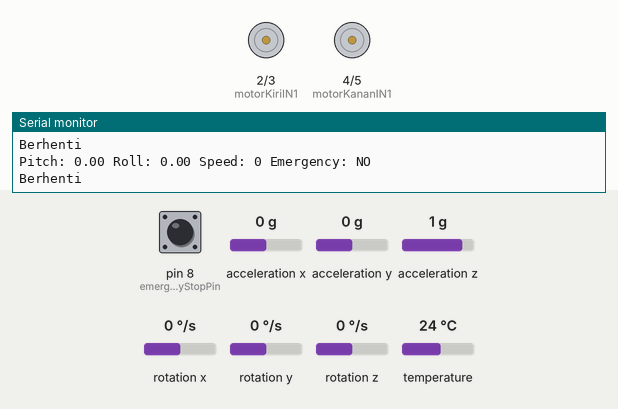
This program was run on a simulated Arduino Uno, built with avr-gcc and run on an emulated ATmega328P. Shown: motor-driver pin pairs drawn as motors (green arrow = first pin HIGH = forward, orange = second pin HIGH = backward, longer = more drive, scaled by the enable pin), the last lines printed to the serial monitor. The test bench sets the inputs (shaded band); at power-on: acceleration x 0 g, pin 8 (emergencyStopPin) HIGH, acceleration y 0 g, acceleration z 1 g, rotation x 0 °/s, rotation y 0 °/s, rotation z 0 °/s, temperature 24 °C.

Above: at 4.6 s.
4.7 s: acceleration x set to -0.2 g
At 7.5 s:
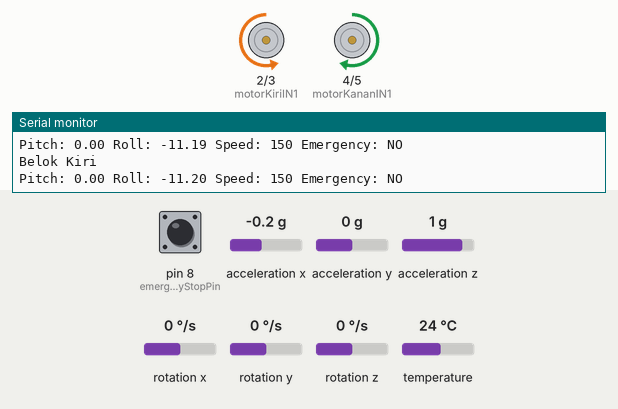
7.7 s: acceleration x set to 0.8 g
At 9.0 s:
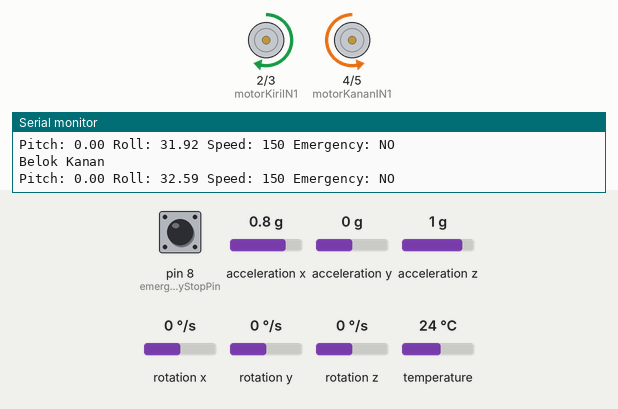
10.7 s: pin 8 (emergencyStopPin) pulled LOW for 0.15 s
At 10.96 s:
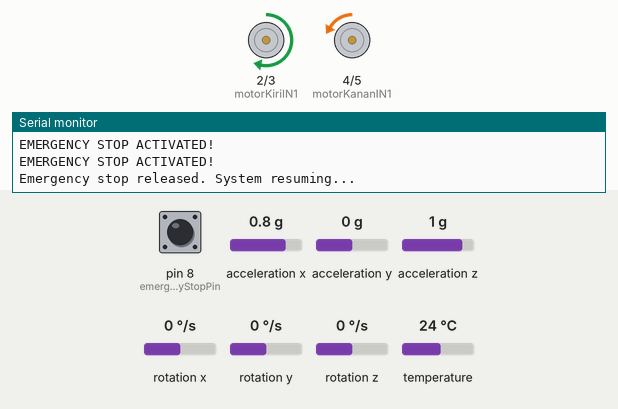
13.7 s: acceleration y set to -0.3 g
At 15.4 s:
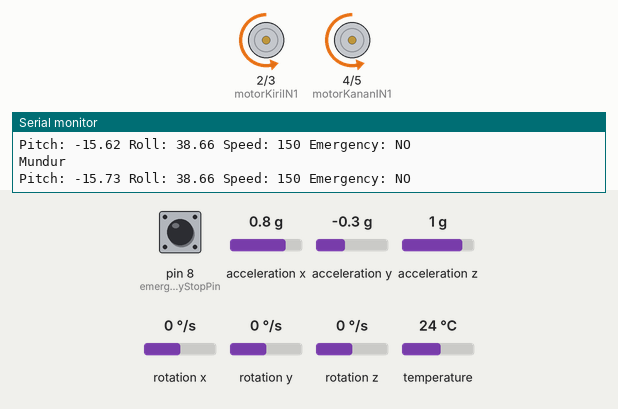
15.7 s: pin 8 (emergencyStopPin) pulled LOW for 0.15 s
At 15.81 s:
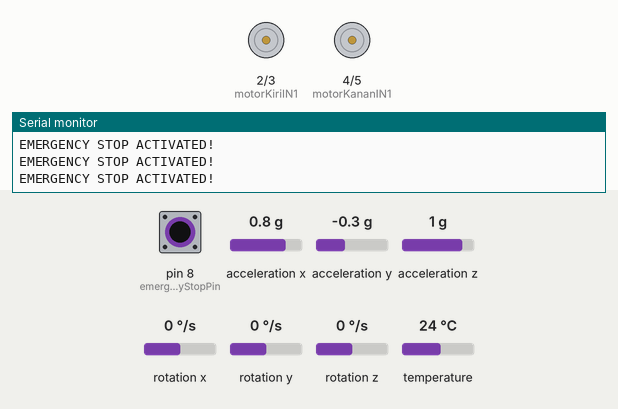
18.7 s: acceleration y set to 0.8 g
At 20.3 s:
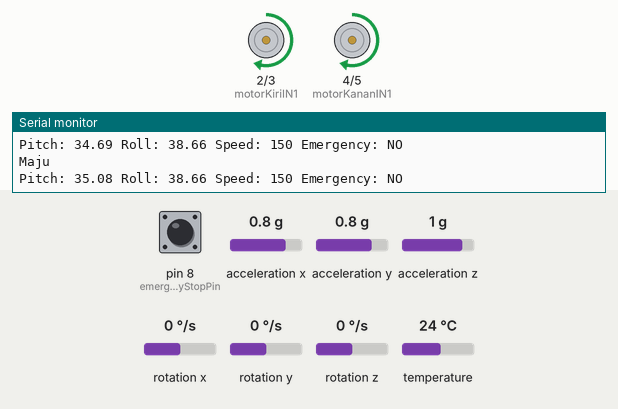
Timing chart, 0 to 21.6 s (numbered marks = the images above; inputs shaded):
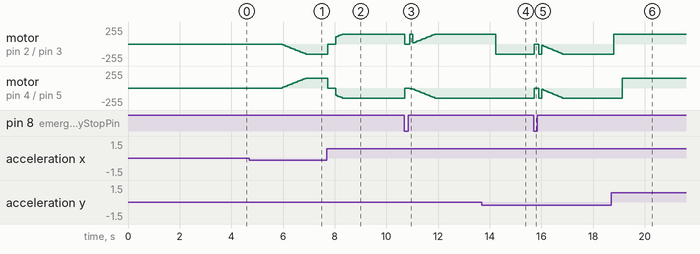

The program:

main.cpp
```cpp
#include <Arduino.h>
#include <Wire.h>
#include <Adafruit_MPU6050.h>
#include <Adafruit_Sensor.h>

// Pin definitions for left motor driver (L298N)
const int motorKiriIN1 = 2;   // IN1 for left motor
const int motorKiriIN2 = 3;   // IN2 for left motor
const int motorKiriEN = 9;    // ENA (PWM) for left motor

// Pin definitions for right motor driver (L298N)
const int motorKananIN1 = 4;  // IN1 for right motor
const int motorKananIN2 = 5;  // IN2 for right motor
const int motorKananEN = 10;  // ENB (PWM) for right motor

// Emergency stop button pin (add physical button)
const int emergencyStopPin = 8;

// Safety and control parameters
const int thresholdMaju = 10;     // Forward tilt threshold
const int thresholdMundur = -10;  // Backward tilt threshold
const int thresholdBelok = 10;    // Left/Right tilt threshold
const int maxSpeed = 150;         // Maximum motor speed
const int minSpeed = 50;          // Minimum motor speed
const int speedRampStep = 10;     // Speed change per cycle
const unsigned long timeoutMs = 1000;  // Stop if no valid signal for 1 second
const unsigned long emergencyTimeoutMs = 5000; // Emergency stop after 5 seconds

// MPU6050 object
Adafruit_MPU6050 mpu;

// Global variables for safety and control
unsigned long lastValidSignal = 0;
unsigned long lastEmergencyCheck = 0;
int currentSpeed = 0;
bool emergencyStopActive = false;
bool sensorError = false;

// Calibration variables
float pitchOffset = 0;
float rollOffset = 0;
bool isCalibrated = false;

// Function to move forward with speed ramping
void maju(int targetSpeed) {
  if (currentSpeed < targetSpeed) {
    currentSpeed = min(currentSpeed + speedRampStep, targetSpeed);
  }

  digitalWrite(motorKiriIN1, HIGH);
  digitalWrite(motorKiriIN2, LOW);
  analogWrite(motorKiriEN, currentSpeed);

  digitalWrite(motorKananIN1, HIGH);
  digitalWrite(motorKananIN2, LOW);
  analogWrite(motorKananEN, currentSpeed);
}

// Function to move backward with speed ramping
void mundur(int targetSpeed) {
  if (currentSpeed < targetSpeed) {
    currentSpeed = min(currentSpeed + speedRampStep, targetSpeed);
  }

  digitalWrite(motorKiriIN1, LOW);
  digitalWrite(motorKiriIN2, HIGH);
  analogWrite(motorKiriEN, currentSpeed);

  digitalWrite(motorKananIN1, LOW);
  digitalWrite(motorKananIN2, HIGH);
  analogWrite(motorKananEN, currentSpeed);
}

// Function to turn left with speed ramping
void belokKiri(int targetSpeed) {
  if (currentSpeed < targetSpeed) {
    currentSpeed = min(currentSpeed + speedRampStep, targetSpeed);
  }

  digitalWrite(motorKiriIN1, LOW);
  digitalWrite(motorKiriIN2, HIGH);
  analogWrite(motorKiriEN, currentSpeed);

  digitalWrite(motorKananIN1, HIGH);
  digitalWrite(motorKananIN2, LOW);
  analogWrite(motorKananEN, currentSpeed);
}

// Function to turn right with speed ramping
void belokKanan(int targetSpeed) {
  if (currentSpeed < targetSpeed) {
    currentSpeed = min(currentSpeed + speedRampStep, targetSpeed);
  }

  digitalWrite(motorKiriIN1, HIGH);
  digitalWrite(motorKiriIN2, LOW);
  analogWrite(motorKiriEN, currentSpeed);

  digitalWrite(motorKananIN1, LOW);
  digitalWrite(motorKananIN2, HIGH);
  analogWrite(motorKananEN, currentSpeed);
}

// Function to stop with speed ramping
void berhenti() {
  if (currentSpeed > 0) {
    currentSpeed = max(currentSpeed - speedRampStep, 0);
  }

  digitalWrite(motorKiriIN1, LOW);
  digitalWrite(motorKiriIN2, LOW);
  analogWrite(motorKiriEN, currentSpeed);

  digitalWrite(motorKananIN1, LOW);
  digitalWrite(motorKananIN2, LOW);
  analogWrite(motorKananEN, currentSpeed);
}

// Emergency stop function
void emergencyStop() {
  currentSpeed = 0;
  digitalWrite(motorKiriIN1, LOW);
  digitalWrite(motorKiriIN2, LOW);
  analogWrite(motorKiriEN, 0);

  digitalWrite(motorKananIN1, LOW);
  digitalWrite(motorKananIN2, LOW);
  analogWrite(motorKananEN, 0);

  Serial.println("EMERGENCY STOP ACTIVATED!");
}

// Calibration function
void calibrateSensor() {
  Serial.println("Calibrating sensor... Keep the device level and still.");
  delay(2000);

  float pitchSum = 0;
  float rollSum = 0;
  const int calibrationSamples = 100;

  for (int i = 0; i < calibrationSamples; i++) {
    sensors_event_t a, g, temp;
    mpu.getEvent(&a, &g, &temp);

    float pitch = atan2(a.acceleration.y, a.acceleration.z) * (180.0 / PI);
    float roll = atan2(a.acceleration.x, a.acceleration.z) * (180.0 / PI);

    pitchSum += pitch;
    rollSum += roll;
    delay(10);
  }

  pitchOffset = pitchSum / calibrationSamples;
  rollOffset = rollSum / calibrationSamples;
  isCalibrated = true;

  Serial.print("Calibration complete. Pitch offset: ");
  Serial.print(pitchOffset);
  Serial.print(" Roll offset: ");
  Serial.println(rollOffset);
}

// Check for emergency conditions
bool checkEmergencyConditions() {
  // Check emergency stop button
  if (digitalRead(emergencyStopPin) == LOW) {
    emergencyStopActive = true;
    return true;
  }

  // Check for sensor timeout
  if (millis() - lastValidSignal > timeoutMs) {
    Serial.println("WARNING: Sensor timeout detected!");
    return true;
  }

  // Check for extended emergency timeout
  if (millis() - lastEmergencyCheck > emergencyTimeoutMs) {
    Serial.println("EMERGENCY: Extended timeout - stopping for safety!");
    return true;
  }

  return false;
}

void setup() {
  // Initialize serial communication for debugging
  Serial.begin(9600);
  Serial.println("Wheelchair Control System Starting...");

  // Initialize emergency stop button
  pinMode(emergencyStopPin, INPUT_PULLUP);

  // Initialize I2C communication
  Wire.begin();

  // Initialize MPU6050
  if (!mpu.begin()) {
    Serial.println("CRITICAL ERROR: Failed to find MPU6050 chip");
    sensorError = true;
    emergencyStop();
    while (1) {
      delay(100);
    }
  }

  // Configure MPU6050 settings
  mpu.setAccelerometerRange(MPU6050_RANGE_8_G);
  mpu.setGyroRange(MPU6050_RANGE_500_DEG);
  mpu.setFilterBandwidth(MPU6050_BAND_21_HZ);

  Serial.println("MPU6050 Found! Starting calibration...");

  // Set pin modes for motor control
  pinMode(motorKiriIN1, OUTPUT);
  pinMode(motorKiriIN2, OUTPUT);
  pinMode(motorKiriEN, OUTPUT);
  pinMode(motorKananIN1, OUTPUT);
  pinMode(motorKananIN2, OUTPUT);
  pinMode(motorKananEN, OUTPUT);

  // Initial stop
  emergencyStop();

  // Calibrate sensor
  calibrateSensor();

  Serial.println("System ready! Press emergency stop button to stop.");
  lastValidSignal = millis();
  lastEmergencyCheck = millis();
}

void loop() {
  // Check emergency conditions first
  if (checkEmergencyConditions()) {
    emergencyStop();
    return;
  }

  // Reset emergency stop if button is released
  if (digitalRead(emergencyStopPin) == HIGH && emergencyStopActive) {
    emergencyStopActive = false;
    Serial.println("Emergency stop released. System resuming...");
    lastValidSignal = millis();
    lastEmergencyCheck = millis();
  }

  // Get sensor events
  sensors_event_t a, g, temp;
  if (!mpu.getEvent(&a, &g, &temp)) {
    Serial.println("ERROR: Failed to read sensor data");
    sensorError = true;
    emergencyStop();
    return;
  }

  sensorError = false;

  // Calculate pitch and roll with calibration offset
  float pitch = atan2(a.acceleration.y, a.acceleration.z) * (180.0 / PI) - pitchOffset;
  float roll = atan2(a.acceleration.x, a.acceleration.z) * (180.0 / PI) - rollOffset;

  // Apply low-pass filter (simple moving average)
  static float filteredPitch = 0;
  static float filteredRoll = 0;
  const float filterAlpha = 0.1;

  filteredPitch = filterAlpha * pitch + (1 - filterAlpha) * filteredPitch;
  filteredRoll = filterAlpha * roll + (1 - filterAlpha) * filteredRoll;

  // Determine target speed based on tilt magnitude
  int targetSpeed = minSpeed;
  if (abs(filteredPitch) > thresholdMaju || abs(filteredRoll) > thresholdBelok) {
    targetSpeed = maxSpeed;
  }

  // Improved control logic with priority system
  bool commandExecuted = false;

  // Priority 1: Forward/Backward (higher priority)
  if (filteredPitch > thresholdMaju) {
    maju(targetSpeed);
    Serial.println("Maju");
    commandExecuted = true;
  } else if (filteredPitch < thresholdMundur) {
    mundur(targetSpeed);
    Serial.println("Mundur");
    commandExecuted = true;
  }

  // Priority 2: Left/Right (only if no forward/backward command)
  if (!commandExecuted) {
    if (filteredRoll > thresholdBelok) {
      belokKanan(targetSpeed);
      Serial.println("Belok Kanan");
    } else if (filteredRoll < -thresholdBelok) {
      belokKiri(targetSpeed);
      Serial.println("Belok Kiri");
    } else {
      berhenti();
      Serial.println("Berhenti");
    }
  }

  // Update timestamps
  lastValidSignal = millis();
  lastEmergencyCheck = millis();

  // Debugging output
  Serial.print("Pitch: ");
  Serial.print(filteredPitch);
  Serial.print(" Roll: ");
  Serial.print(filteredRoll);
  Serial.print(" Speed: ");
  Serial.print(currentSpeed);
  Serial.print(" Emergency: ");
  Serial.println(emergencyStopActive ? "YES" : "NO");

  // Safety delay
  delay(50);
}
```

Measured:
- the behaviour switches between -0.1 and -0.2 g on acceleration x (found by bisection; images 0 and 1)
- the behaviour switches between -0.1 and -0.2 g on acceleration y (found by bisection; images 3 and 4)
- after the input at 4.7 s, motor on pin 2 (motorKiriIN1) / pin 3 (motorKiriIN2): moves from stopped to backward 150/255 over 0.91 s, starting after 1.3 s; motor on pin 4 (motorKananIN1) / pin 5 (motorKananIN2): moves from stopped to forward 150/255 over 0.91 s, starting after 1.3 s
- after the input at 7.7 s, motor on pin 2 (motorKiriIN1) / pin 3 (motorKiriIN2): moves from backward 150/255 to forward 150/255 over 0.57 s, starting at once; motor on pin 4 (motorKananIN1) / pin 5 (motorKananIN2): moves from forward 150/255 to backward 150/255 over 0.57 s, starting at once
- after the input at 10.7 s, motor on pin 2 (motorKiriIN1) / pin 3 (motorKiriIN2): ramps from stopped to forward 150/255 and jumps back, once every 0.31 s
- after the input at 13.7 s, motor on pin 2 (motorKiriIN1) / pin 3 (motorKiriIN2): forward 150/255 → backward 150/255 after 0.54 s
- after the input at 15.7 s, motor on pin 2 (motorKiriIN1) / pin 3 (motorKiriIN2), motor on pin 4 (motorKananIN1) / pin 5 (motorKananIN2): ramps from stopped to backward 150/255 and jumps back, once every 0.28 s
- after the input at 18.7 s, motor on pin 2 (motorKiriIN1) / pin 3 (motorKiriIN2): backward 150/255 → forward 150/255 after 0.11 s; motor on pin 4 (motorKananIN1) / pin 5 (motorKananIN2): backward 150/255 → forward 150/255 after 0.44 s
